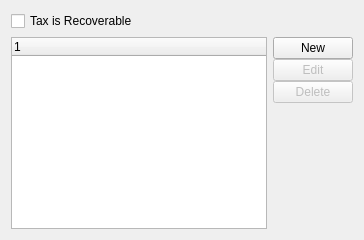
       <widget class="QWidget" name="_taxtypesTab">
        <attribute name="title">
         <string>Tax Types</string>
        </attribute>
        <layout class="QGridLayout">
         <item row="1" column="0">
          <widget class="XTreeWidget" name="_itemtax">
           <property name="focusPolicy">
            <enum>Qt::ClickFocus</enum>
           </property>
          </widget>
         </item>
         <item row="1" column="1">
          <layout class="QVBoxLayout">
           <property name="spacing">
            <number>0</number>
           </property>
           <item>
            <widget class="QPushButton" name="_itemtaxNew">
             <property name="text">
              <string>New</string>
             </property>
            </widget>
           </item>
           <item>
            <widget class="QPushButton" name="_itemtaxEdit">
             <property name="enabled">
              <bool>false</bool>
             </property>
             <property name="text">
              <string>Edit</string>
             </property>
            </widget>
           </item>
           <item>
            <widget class="QPushButton" name="_itemtaxDelete">
             <property name="enabled">
              <bool>false</bool>
             </property>
             <property name="text">
              <string>Delete</string>
             </property>
            </widget>
           </item>
           <item>
            <spacer>
             <property name="orientation">
              <enum>Qt::Vertical</enum>
             </property>
             <property name="sizeHint" stdset="0">
              <size>
               <width>20</width>
               <height>40</height>
              </size>
             </property>
            </spacer>
           </item>
          </layout>
         </item>
         <item row="0" column="0">
          <widget class="XCheckBox" name="_taxRecoverable">
           <property name="text">
            <string>Tax is Recoverable</string>
           </property>
           <property name="forgetful">
            <bool>true</bool>
           </property>
          </widget>
         </item>
        </layout>
       </widget>
